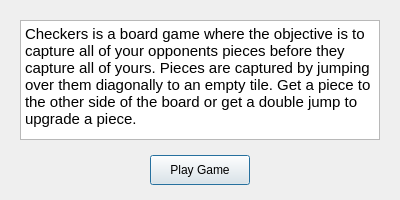
<?xml version="1.0" encoding="UTF-8"?>
<ui version="4.0">
 <class>IntroDialog</class>
 <widget class="QDialog" name="IntroDialog">
  <property name="geometry">
   <rect>
    <x>0</x>
    <y>0</y>
    <width>400</width>
    <height>200</height>
   </rect>
  </property>
  <property name="windowTitle">
   <string>Dialog</string>
  </property>
  <widget class="QPushButton" name="playGameButton">
   <property name="geometry">
    <rect>
     <x>150</x>
     <y>155</y>
     <width>100</width>
     <height>30</height>
    </rect>
   </property>
   <property name="text">
    <string>Play Game</string>
   </property>
  </widget>
  <widget class="QTextBrowser" name="textBrowser">
   <property name="geometry">
    <rect>
     <x>20</x>
     <y>20</y>
     <width>360</width>
     <height>120</height>
    </rect>
   </property>
   <property name="html">
    <string>&lt;!DOCTYPE HTML PUBLIC &quot;-//W3C//DTD HTML 4.0//EN&quot; &quot;http://www.w3.org/TR/REC-html40/strict.dtd&quot;&gt;
&lt;html&gt;&lt;head&gt;&lt;meta name=&quot;qrichtext&quot; content=&quot;1&quot; /&gt;&lt;style type=&quot;text/css&quot;&gt;
p, li { white-space: pre-wrap; }
&lt;/style&gt;&lt;/head&gt;&lt;body style=&quot; font-family:'Ubuntu'; font-size:11pt; font-weight:400; font-style:normal;&quot;&gt;
&lt;p style=&quot; margin-top:0px; margin-bottom:0px; margin-left:0px; margin-right:0px; -qt-block-indent:0; text-indent:0px;&quot;&gt;Checkers is a board game where the objective is to capture all of your opponents pieces before they capture all of yours. Pieces are captured by jumping over them diagonally to an empty tile. Get a piece to the other side of the board or get a double jump to upgrade a piece.&lt;/p&gt;&lt;/body&gt;&lt;/html&gt;</string>
   </property>
  </widget>
 </widget>
 <resources/>
 <connections/>
</ui>
